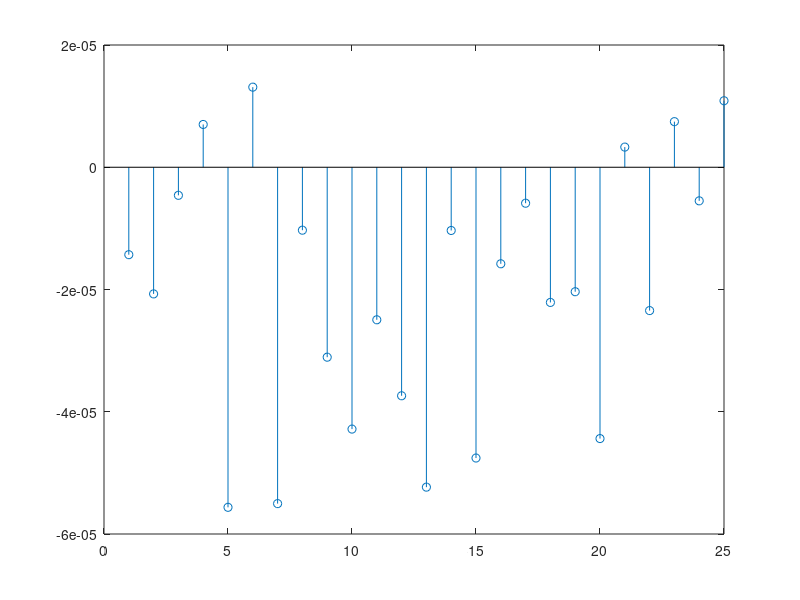

Write the MATLAB code that produced this figure.
% PRABHAT KUMAR RAI --- EE18MTECH01005
% CSP ASSIGNMENT 2
% PROBLEM 1 -- CONVOLUTION
clear all; close all; clc; format long;
a = [ 0.256258710002038	0.963365491187825 -0.743741290000000 0.963365491190122 0.256258709998790 -0.450848071183266 1.25625871000000 -0.450848071189536 0.256258710000382 0.963365491183852	-0.743741290000000	0.963365491188951 0.256258710000446	-0.450848071184437 1.25625871000000 -0.450848071188365];
b = [ 0.256258710000824	-0.299311523023751 1.18013824251201 -0.724526570403471	0.963365491184473	0.0611683879836982  -0.126424722362053	1.08772832230303	-0.743741290000000	1.08772832230147];
z=conv(a,b);   %original convolution
A=[]; B=[];
for i=1:length(a)
    A1=round(a(i)*(2^14));
    A=[A A1];
end
A2=A/(2^14);
for i=1:length(b)
    B1=round(b(i)*(2^14));
    B=[B B1];
end
B2=B/(2^14);
Z1=conv(A2,B2);  %fixed convolution
Z=z-Z1;       % error between original convolution and fixed one
stem(Z);
% OR
%Z2=conv(A,B)/(2^28);
%Z3=Z1-Z2


